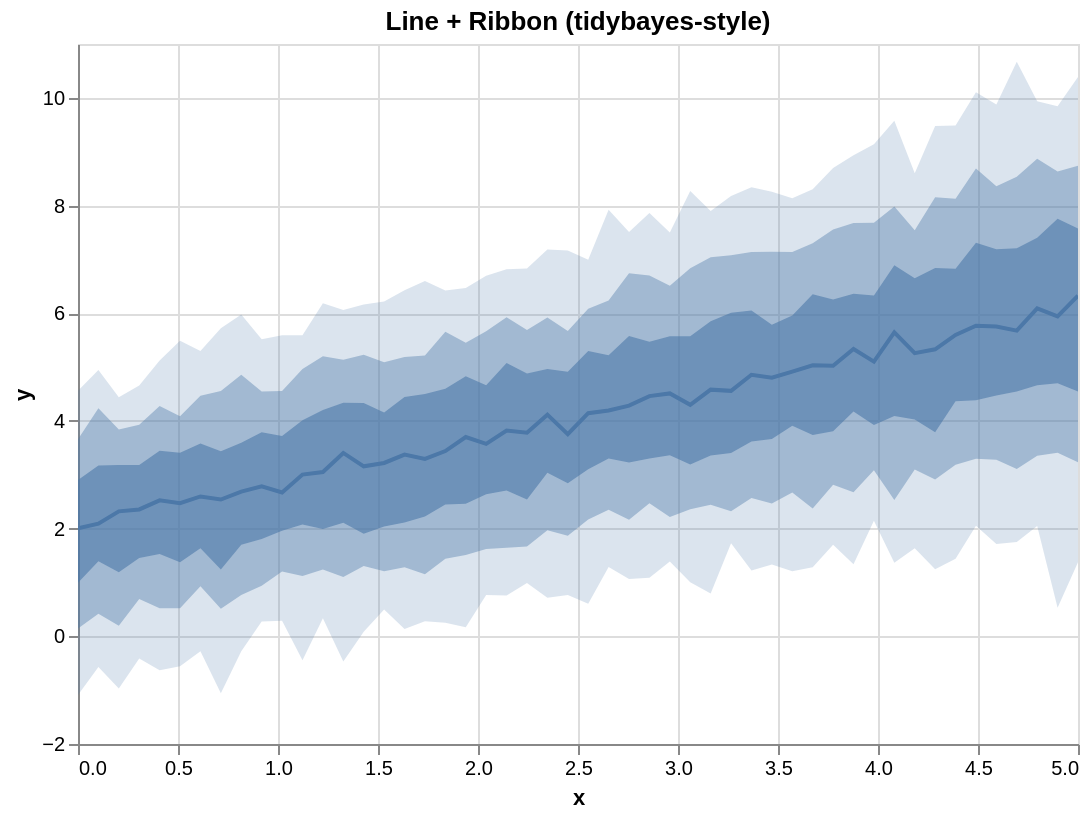

Here is the Vega-Lite specification saved for this chart:
### Vega-Lite specification from a JSON file in a GitHub repository (floating-point values rounded to 4 significant figures)
{"$schema": "https://vega.github.io/schema/vega-lite/v5.json", "config": {"axis": {"labelLimit": 0}, "header": {"labelLimit": 0}, "legend": {"labelLimit": 0}}, "data": {"values": [{"__median__": 4.284, "hi_0_5_": 5.579, "hi_0_8_": 6.743, "hi_0_95_": 7.508, "lo_0_5_": 3.229, "lo_0_8_": 2.164, "lo_0_95_": 1.063, "x": 2.755}, {"__median__": 3.052, "hi_0_5_": 4.205, "hi_0_8_": 5.203, "hi_0_95_": 6.184, "lo_0_5_": 1.995, "lo_0_8_": 1.239, "lo_0_95_": 0.3337, "x": 1.224}, {"__median__": 4.558, "hi_0_5_": 6.009, "hi_0_8_": 7.077, "hi_0_95_": 8.176, "lo_0_5_": 3.405, "lo_0_8_": 2.324, "lo_0_95_": 1.729, "x": 3.265}, {"__median__": 5.023, "hi_0_5_": 6.255, "hi_0_8_": 7.557, "hi_0_95_": 8.695, "lo_0_5_": 3.81, "lo_0_8_": 2.816, "lo_0_95_": 1.702, "x": 3.776}, {"__median__": 5.768, "hi_0_5_": 7.309, "hi_0_8_": 8.686, "hi_0_95_": 10.1, "lo_0_5_": 4.382, "lo_0_8_": 3.296, "lo_0_95_": 2.055, "x": 4.49}, {"__median__": 2.093, "hi_0_5_": 3.172, "hi_0_8_": 4.235, "hi_0_95_": 4.947, "lo_0_5_": 1.394, "lo_0_8_": 0.417, "lo_0_95_": -0.5682, "x": 0.102}, {"__median__": 5.646, "hi_0_5_": 6.892, "hi_0_8_": 7.983, "hi_0_95_": 9.573, "lo_0_5_": 4.091, "lo_0_8_": 2.53, "lo_0_95_": 1.367, "x": 4.082}, {"__median__": 2.356, "hi_0_5_": 3.183, "hi_0_8_": 3.93, "hi_0_95_": 4.656, "lo_0_5_": 1.456, "lo_0_8_": 0.6937, "lo_0_95_": -0.4141, "x": 0.3061}, {"__median__": 6.088, "hi_0_5_": 7.402, "hi_0_8_": 8.868, "hi_0_95_": 9.937, "lo_0_5_": 4.663, "lo_0_8_": 3.354, "lo_0_95_": 2.047, "x": 4.796}, {"__median__": 4.117, "hi_0_5_": 4.963, "hi_0_8_": 5.921, "hi_0_95_": 7.185, "lo_0_5_": 3.038, "lo_0_8_": 1.972, "lo_0_95_": 0.7155, "x": 2.347}, {"__median__": 2.321, "hi_0_5_": 3.179, "hi_0_8_": 3.843, "hi_0_95_": 4.438, "lo_0_5_": 1.189, "lo_0_8_": 0.1975, "lo_0_95_": -0.9693, "x": 0.2041}, {"__median__": 4.581, "hi_0_5_": 5.85, "hi_0_8_": 7.04, "hi_0_95_": 7.899, "lo_0_5_": 3.359, "lo_0_8_": 2.444, "lo_0_95_": 0.7931, "x": 3.163}, {"__median__": 5.259, "hi_0_5_": 6.648, "hi_0_8_": 7.539, "hi_0_95_": 8.599, "lo_0_5_": 4.027, "lo_0_8_": 3.096, "lo_0_95_": 1.634, "x": 4.184}, {"__median__": 3.781, "hi_0_5_": 4.88, "hi_0_8_": 5.687, "hi_0_95_": 6.831, "lo_0_5_": 2.543, "lo_0_8_": 1.669, "lo_0_95_": 0.9908, "x": 2.245}, {"__median__": 4.144, "hi_0_5_": 5.3, "hi_0_8_": 6.085, "hi_0_95_": 6.994, "lo_0_5_": 3.103, "lo_0_8_": 2.168, "lo_0_95_": 0.6055, "x": 2.551}, {"__median__": 2.67, "hi_0_5_": 3.719, "hi_0_8_": 4.558, "hi_0_95_": 5.593, "lo_0_5_": 1.962, "lo_0_8_": 1.205, "lo_0_95_": 0.2906, "x": 1.02}, {"__median__": 4.917, "hi_0_5_": 5.957, "hi_0_8_": 7.138, "hi_0_95_": 8.136, "lo_0_5_": 3.911, "lo_0_8_": 2.67, "lo_0_95_": 1.208, "x": 3.571}, {"__median__": 5.101, "hi_0_5_": 6.33, "hi_0_8_": 7.681, "hi_0_95_": 9.137, "lo_0_5_": 3.922, "lo_0_8_": 3.083, "lo_0_95_": 2.147, "x": 3.98}, {"__median__": 2.54, "hi_0_5_": 3.436, "hi_0_8_": 4.554, "hi_0_95_": 5.72, "lo_0_5_": 1.242, "lo_0_8_": 0.5111, "lo_0_95_": -1.056, "x": 0.7143}, {"__median__": 5.331, "hi_0_5_": 6.841, "hi_0_8_": 8.156, "hi_0_95_": 9.476, "lo_0_5_": 3.792, "lo_0_8_": 2.913, "lo_0_95_": 1.246, "x": 4.286}, {"__median__": 2.686, "hi_0_5_": 3.595, "hi_0_8_": 4.858, "hi_0_95_": 5.975, "lo_0_5_": 1.7, "lo_0_8_": 0.7668, "lo_0_95_": -0.279, "x": 0.8163}, {"__median__": 4.192, "hi_0_5_": 5.221, "hi_0_8_": 6.238, "hi_0_95_": 7.921, "lo_0_5_": 3.302, "lo_0_8_": 2.351, "lo_0_95_": 1.286, "x": 2.653}, {"__median__": 5.94, "hi_0_5_": 7.756, "hi_0_8_": 8.63, "hi_0_95_": 9.842, "lo_0_5_": 4.698, "lo_0_8_": 3.411, "lo_0_95_": 0.5284, "x": 4.898}, {"__median__": 4.461, "hi_0_5_": 5.472, "hi_0_8_": 6.702, "hi_0_95_": 7.861, "lo_0_5_": 3.304, "lo_0_8_": 2.469, "lo_0_95_": 1.09, "x": 2.857}, {"__median__": 3.44, "hi_0_5_": 4.595, "hi_0_8_": 5.655, "hi_0_95_": 6.422, "lo_0_5_": 2.447, "lo_0_8_": 1.442, "lo_0_95_": 0.2504, "x": 1.837}, {"__median__": 5.032, "hi_0_5_": 6.351, "hi_0_8_": 7.299, "hi_0_95_": 8.305, "lo_0_5_": 3.739, "lo_0_8_": 2.372, "lo_0_95_": 1.28, "x": 3.673}, {"__median__": 3.822, "hi_0_5_": 5.075, "hi_0_8_": 5.927, "hi_0_95_": 6.815, "lo_0_5_": 2.706, "lo_0_8_": 1.644, "lo_0_95_": 0.7594, "x": 2.143}, {"__median__": 5.676, "hi_0_5_": 7.205, "hi_0_8_": 8.532, "hi_0_95_": 10.67, "lo_0_5_": 4.548, "lo_0_8_": 3.108, "lo_0_95_": 1.752, "x": 4.694}, {"__median__": 3.405, "hi_0_5_": 4.337, "hi_0_8_": 5.136, "hi_0_95_": 6.058, "lo_0_5_": 2.111, "lo_0_8_": 1.102, "lo_0_95_": -0.4665, "x": 1.327}, {"__median__": 2.472, "hi_0_5_": 3.41, "hi_0_8_": 4.086, "hi_0_95_": 5.489, "lo_0_5_": 1.373, "lo_0_8_": 0.519, "lo_0_95_": -0.5543, "x": 0.5102}, {"__median__": 3.755, "hi_0_5_": 4.911, "hi_0_8_": 5.671, "hi_0_95_": 7.166, "lo_0_5_": 2.843, "lo_0_8_": 1.87, "lo_0_95_": 0.7659, "x": 2.449}, {"__median__": 4.299, "hi_0_5_": 5.572, "hi_0_8_": 6.838, "hi_0_95_": 8.272, "lo_0_5_": 3.192, "lo_0_8_": 2.359, "lo_0_95_": 1.005, "x": 3.061}, {"__median__": 6.325, "hi_0_5_": 7.572, "hi_0_8_": 8.737, "hi_0_95_": 10.39, "lo_0_5_": 4.548, "lo_0_8_": 3.234, "lo_0_95_": 1.374, "x": 5.0}, {"__median__": 5.754, "hi_0_5_": 7.188, "hi_0_8_": 8.357, "hi_0_95_": 9.876, "lo_0_5_": 4.474, "lo_0_8_": 3.28, "lo_0_95_": 1.714, "x": 4.592}, {"__median__": 2.597, "hi_0_5_": 3.579, "hi_0_8_": 4.47, "hi_0_95_": 5.297, "lo_0_5_": 1.637, "lo_0_8_": 0.9281, "lo_0_95_": -0.2767, "x": 0.6122}, {"__median__": 3.7, "hi_0_5_": 4.832, "hi_0_8_": 5.453, "hi_0_95_": 6.469, "lo_0_5_": 2.462, "lo_0_8_": 1.508, "lo_0_95_": 0.1701, "x": 1.939}, {"__median__": 3.219, "hi_0_5_": 4.157, "hi_0_8_": 5.091, "hi_0_95_": 6.217, "lo_0_5_": 2.039, "lo_0_8_": 1.209, "lo_0_95_": 0.497, "x": 1.531}, {"__median__": 5.334, "hi_0_5_": 6.36, "hi_0_8_": 7.677, "hi_0_95_": 8.935, "lo_0_5_": 4.174, "lo_0_8_": 2.676, "lo_0_95_": 1.339, "x": 3.878}, {"__median__": 3.574, "hi_0_5_": 4.665, "hi_0_8_": 5.668, "hi_0_95_": 6.695, "lo_0_5_": 2.636, "lo_0_8_": 1.62, "lo_0_95_": 0.7681, "x": 2.041}, {"__median__": 3.156, "hi_0_5_": 4.331, "hi_0_8_": 5.231, "hi_0_95_": 6.164, "lo_0_5_": 1.903, "lo_0_8_": 1.305, "lo_0_95_": 0.08371, "x": 1.429}, {"__median__": 2.524, "hi_0_5_": 3.444, "hi_0_8_": 4.277, "hi_0_95_": 5.121, "lo_0_5_": 1.528, "lo_0_8_": 0.5208, "lo_0_95_": -0.6291, "x": 0.4082}, {"__median__": 4.858, "hi_0_5_": 6.051, "hi_0_8_": 7.138, "hi_0_95_": 8.339, "lo_0_5_": 3.616, "lo_0_8_": 2.568, "lo_0_95_": 1.222, "x": 3.367}, {"__median__": 2.005, "hi_0_5_": 2.902, "hi_0_8_": 3.659, "hi_0_95_": 4.561, "lo_0_5_": 0.9953, "lo_0_8_": 0.1464, "lo_0_95_": -1.089, "x": 0.0}, {"__median__": 5.598, "hi_0_5_": 6.826, "hi_0_8_": 8.127, "hi_0_95_": 9.485, "lo_0_5_": 4.365, "lo_0_8_": 3.184, "lo_0_95_": 1.439, "x": 4.388}, {"__median__": 2.787, "hi_0_5_": 3.79, "hi_0_8_": 4.546, "hi_0_95_": 5.516, "lo_0_5_": 1.805, "lo_0_8_": 0.9393, "lo_0_95_": 0.2744, "x": 0.9184}, {"__median__": 3.294, "hi_0_5_": 4.502, "hi_0_8_": 5.217, "hi_0_95_": 6.599, "lo_0_5_": 2.224, "lo_0_8_": 1.154, "lo_0_95_": 0.2799, "x": 1.735}, {"__median__": 4.511, "hi_0_5_": 5.574, "hi_0_8_": 6.509, "hi_0_95_": 7.498, "lo_0_5_": 3.362, "lo_0_8_": 2.215, "lo_0_95_": 1.39, "x": 2.959}, {"__median__": 3.375, "hi_0_5_": 4.445, "hi_0_8_": 5.185, "hi_0_95_": 6.427, "lo_0_5_": 2.113, "lo_0_8_": 1.284, "lo_0_95_": 0.1358, "x": 1.633}, {"__median__": 4.804, "hi_0_5_": 5.785, "hi_0_8_": 7.143, "hi_0_95_": 8.257, "lo_0_5_": 3.664, "lo_0_8_": 2.464, "lo_0_95_": 1.333, "x": 3.469}, {"__median__": 3.004, "hi_0_5_": 4.012, "hi_0_8_": 4.963, "hi_0_95_": 5.591, "lo_0_5_": 2.078, "lo_0_8_": 1.118, "lo_0_95_": -0.4465, "x": 1.122}]}, "height": 350, "layer": [{"_lr_layer": true, "encoding": {"tooltip": [{"field": "x", "title": "x", "type": "quantitative"}, {"field": "__median__", "title": "median", "type": "quantitative"}, {"field": "lo_0_95_", "title": "95% lo", "type": "quantitative"}, {"field": "hi_0_95_", "title": "95% hi", "type": "quantitative"}], "x": {"field": "x", "scale": {"zero": false}, "type": "quantitative"}, "y": {"field": "lo_0_95_", "scale": {"zero": false}, "title": "y", "type": "quantitative"}, "y2": {"field": "hi_0_95_"}}, "mark": {"line": false, "opacity": 0.2, "type": "area"}, "params": [{"bind": "scales", "name": "grid", "select": {"encodings": ["x", "y"], "type": "interval"}}]}, {"_lr_layer": true, "encoding": {"tooltip": [{"field": "x", "title": "x", "type": "quantitative"}, {"field": "__median__", "title": "median", "type": "quantitative"}, {"field": "lo_0_95_", "title": "95% lo", "type": "quantitative"}, {"field": "hi_0_95_", "title": "95% hi", "type": "quantitative"}], "x": {"field": "x", "scale": {"zero": false}, "type": "quantitative"}, "y": {"field": "lo_0_8_", "scale": {"zero": false}, "title": "y", "type": "quantitative"}, "y2": {"field": "hi_0_8_"}}, "mark": {"line": false, "opacity": 0.4, "type": "area"}}, {"_lr_layer": true, "encoding": {"tooltip": [{"field": "x", "title": "x", "type": "quantitative"}, {"field": "__median__", "title": "median", "type": "quantitative"}, {"field": "lo_0_95_", "title": "95% lo", "type": "quantitative"}, {"field": "hi_0_95_", "title": "95% hi", "type": "quantitative"}], "x": {"field": "x", "scale": {"zero": false}, "type": "quantitative"}, "y": {"field": "lo_0_5_", "scale": {"zero": false}, "title": "y", "type": "quantitative"}, "y2": {"field": "hi_0_5_"}}, "mark": {"line": false, "opacity": 0.6, "type": "area"}}, {"_lr_layer": true, "encoding": {"tooltip": [{"field": "x", "title": "x", "type": "quantitative"}, {"field": "__median__", "title": "median", "type": "quantitative"}, {"field": "lo_0_95_", "title": "95% lo", "type": "quantitative"}, {"field": "hi_0_95_", "title": "95% hi", "type": "quantitative"}], "x": {"field": "x", "scale": {"zero": false}, "type": "quantitative"}, "y": {"field": "__median__", "scale": {"zero": false}, "title": "y", "type": "quantitative"}}, "mark": {"strokeWidth": 2, "type": "line"}}], "title": "Line + Ribbon (tidybayes-style)", "width": 500}
